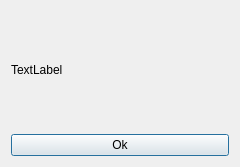
<?xml version="1.0" encoding="UTF-8"?>
<ui version="4.0">
 <class>Dialog</class>
 <widget class="QDialog" name="Dialog">
  <property name="geometry">
   <rect>
    <x>0</x>
    <y>0</y>
    <width>240</width>
    <height>167</height>
   </rect>
  </property>
  <property name="windowTitle">
   <string>Dialog</string>
  </property>
  <property name="windowIcon">
   <iconset resource="logo.qrc">
    <normaloff>:/icon/ufpel.png</normaloff>:/icon/ufpel.png</iconset>
  </property>
  <layout class="QGridLayout" name="gridLayout">
   <item row="0" column="0">
    <widget class="QLabel" name="label">
     <property name="text">
      <string>TextLabel</string>
     </property>
     <property name="textFormat">
      <enum>Qt::PlainText</enum>
     </property>
    </widget>
   </item>
   <item row="1" column="0">
    <widget class="QPushButton" name="pushButton">
     <property name="text">
      <string>Ok</string>
     </property>
    </widget>
   </item>
  </layout>
 </widget>
 <resources>
  <include location="logo.qrc"/>
 </resources>
 <connections/>
</ui>
